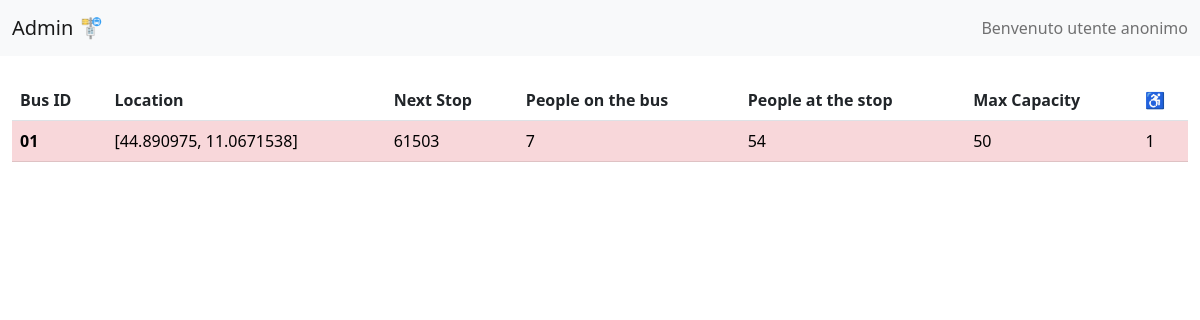
The app's page /bus-admin with its own data.
### models.py (models this page shows, shortened)
class Bus(db.Model):
    __tablename__ = "buses"
    id = db.Column(db.String(10), primary_key=True)
    position = db.Column(db.String(80), unique=False, nullable=False)
    stop_id = db.Column(db.String(50), nullable=True)
    seatsCount = db.Column(db.Integer(), nullable=True)

class Stop(db.Model):
    __tablename__ = "stops"
    id = db.Column(db.String(10), primary_key=True)
    position = db.Column(db.String(80), unique=False, nullable=False)
    name = db.Column(db.String(50), nullable=True)
    people = db.Column(db.Integer(), nullable=True)
    hButton = db.Column(db.Integer(), nullable=True)

### app.py (the view)
@app.route("/bus-admin")
def admin():
    datasetBus=[]
    buses = Bus.query.all()
    for bus in buses:
        stop = Stop.query.filter_by(id = bus.stop_id).first()
        datasetBus.append({
            "id": bus.id,
            "loc": bus.position,
            "seats":int(bus.seatsCount),
            "next": stop.id,
            "hButton": stop.hButton,
            "people": int(stop.people) if stop.people != None else 0,
            "max": 50
        })
    return render_template('back.html', data=datasetBus, name = "Admin")

### app.py (called while the page is built)
@app.before_request
def session_handler():
    session.permanent = True
    app.permanent_session_lifetime = timedelta(minutes=1)

### templates/back.html (shortened to what this page needs)
{% extends 'baseof.html' %} {% block titlepage %}{{name}}{% endblock %}  {% block content %}
<table class="table">
  <thead>
    <tr>
      <th scope="col">Bus ID</th>
      <th scope="col">Location</th>
      <th scope="col">Next Stop</th>
      <th scope="col">People on the bus</th>
      <th scope="col">People at the stop</th>
      <th scope="col">Max Capacity</th>
      <th scope="col">♿️</th>
    </tr>
  </thead>
  <tbody>
    {%for bus in data%}
    <tr {%if bus.seats + bus.people > bus.max %}class="table-danger"{%endif%}</tr>
      <th scope="row">{{bus.id}}</th>
      <td>{{bus.loc}}</td>
      <td>{{bus.next}}</td>
      <td>{{bus.seats}}</td>
      <td>{{bus.people}}</td>
      <td>{{bus.max}}</td>
      <td>{{bus.hButton}}</td>
    </tr>
    {%endfor%}
  </tbody>
</table>
{% endblock %}

### records on screen
Bus: id "01", loc "[44.890975, 11.0671538]"
Stop: next "61503"

### other values on screen
{{ name }} "Admin"
{{ bus.seats }} "7"
{{ bus.people }} "54"
{{ bus.max }} "50"
{{ bus.hButton }} "1"
